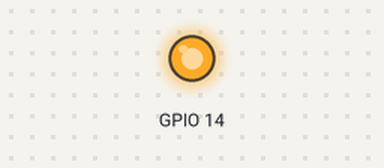
This program was run on a simulated Raspberry Pi (BCM pin numbers). Parts: output pins drawn as LEDs (lit = HIGH). The clock reads 2024-03-15 10:24:30 at power-on unless the program sets it; what the program prints to the terminal is not drawn.

Above: at 5.0 s.
At 15.0 s:
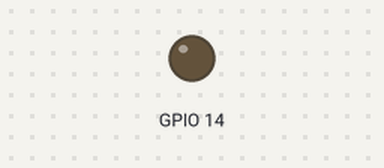
Timing chart, 0 to 26.0 s (numbered marks = the images above):
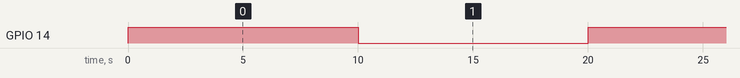

The program:

ssr_test.py
```python
import RPi.GPIO as GPIO
import datetime
from time import sleep
GPIO.setmode(GPIO.BCM)
GPIO.setup(14,GPIO.OUT)
def main():
    for i in range(100):
        now = datetime.datetime.now()
        print(now)
        print(i)
        GPIO.output(14,GPIO.HIGH)
        sleep(10)
        GPIO.output(14,GPIO.LOW)
        sleep(10)
try:
    main()
except:
    pass
GPIO.cleanup()
```

Measured:
- by itself, GPIO 14: alternates HIGH for 10.0 s and LOW for 10.0 s
